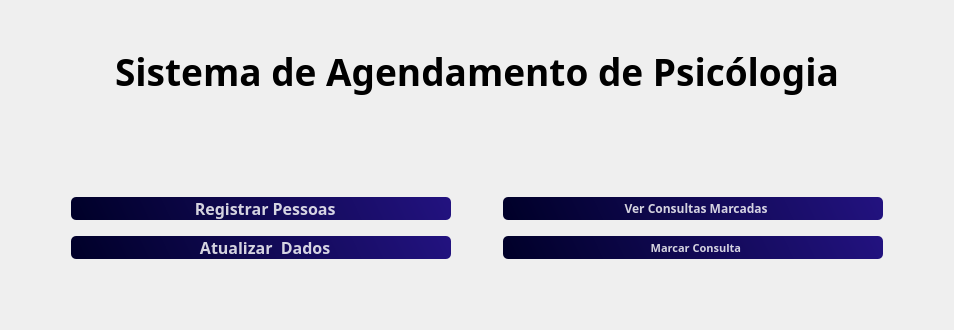
     <widget class="QWidget" name="page_main">
      <property name="minimumSize">
       <size>
        <width>0</width>
        <height>0</height>
       </size>
      </property>
      <layout class="QGridLayout" name="gridLayout">
       <item row="2" column="0">
        <spacer name="horizontalSpacer">
         <property name="orientation">
          <enum>Qt::Horizontal</enum>
         </property>
         <property name="sizeType">
          <enum>QSizePolicy::MinimumExpanding</enum>
         </property>
         <property name="sizeHint" stdset="0">
          <size>
           <width>60</width>
           <height>20</height>
          </size>
         </property>
        </spacer>
       </item>
       <item row="2" column="4">
        <spacer name="horizontalSpacer_2">
         <property name="orientation">
          <enum>Qt::Horizontal</enum>
         </property>
         <property name="sizeType">
          <enum>QSizePolicy::MinimumExpanding</enum>
         </property>
         <property name="sizeHint" stdset="0">
          <size>
           <width>60</width>
           <height>20</height>
          </size>
         </property>
        </spacer>
       </item>
       <item row="0" column="1" colspan="3">
        <widget class="QLabel" name="title_main">
         <property name="minimumSize">
          <size>
           <width>0</width>
           <height>120</height>
          </size>
         </property>
         <property name="maximumSize">
          <size>
           <width>16777215</width>
           <height>120</height>
          </size>
         </property>
         <property name="font">
          <font>
           <family>JetBrains Mono</family>
           <pointsize>28</pointsize>
           <weight>75</weight>
           <bold>true</bold>
          </font>
         </property>
         <property name="styleSheet">
          <string notr="true">background-color: rgb(255, 255, 255, 0);</string>
         </property>
         <property name="text">
          <string>Sistema de Agendamento de Psicólogia</string>
         </property>
         <property name="textFormat">
          <enum>Qt::AutoText</enum>
         </property>
         <property name="scaledContents">
          <bool>false</bool>
         </property>
         <property name="alignment">
          <set>Qt::AlignCenter</set>
         </property>
         <property name="wordWrap">
          <bool>true</bool>
         </property>
        </widget>
       </item>
       <item row="3" column="1">
        <spacer name="verticalSpacer_2">
         <property name="orientation">
          <enum>Qt::Vertical</enum>
         </property>
         <property name="sizeType">
          <enum>QSizePolicy::Fixed</enum>
         </property>
         <property name="sizeHint" stdset="0">
          <size>
           <width>20</width>
           <height>10</height>
          </size>
         </property>
        </spacer>
       </item>
       <item row="1" column="1">
        <spacer name="verticalSpacer">
         <property name="orientation">
          <enum>Qt::Vertical</enum>
         </property>
         <property name="sizeType">
          <enum>QSizePolicy::Fixed</enum>
         </property>
         <property name="sizeHint" stdset="0">
          <size>
           <width>20</width>
           <height>60</height>
          </size>
         </property>
        </spacer>
       </item>
       <item row="2" column="2">
        <spacer name="horizontalSpacer_9">
         <property name="orientation">
          <enum>Qt::Horizontal</enum>
         </property>
         <property name="sizeType">
          <enum>QSizePolicy::Fixed</enum>
         </property>
         <property name="sizeHint" stdset="0">
          <size>
           <width>40</width>
           <height>20</height>
          </size>
         </property>
        </spacer>
       </item>
       <item row="2" column="1">
        <widget class="QPushButton" name="Button_register_main">
         <property name="minimumSize">
          <size>
           <width>380</width>
           <height>0</height>
          </size>
         </property>
         <property name="maximumSize">
          <size>
           <width>16777215</width>
           <height>100</height>
          </size>
         </property>
         <property name="font">
          <font>
           <family>JetBrains Mono</family>
           <pointsize>12</pointsize>
           <weight>75</weight>
           <bold>true</bold>
          </font>
         </property>
         <property name="styleSheet">
          <string notr="true">QPushButton{
	background-color: qlineargradient(spread:pad, x1:0, y1:0.505682, x2:1, y2:0.477, stop:0 rgb(0, 0, 41), stop:1 rgb(34, 18, 127));
	color:rgba(255, 255, 255, 210);
	border-radius:5px;
}

QPushButton:hover{
	background-color: qlineargradient(spread:pad, x1:0, y1:0.505682, x2:1, y2:0.477, stop:0 rgb(17, 9, 84), stop:1 rgb(67, 36, 212));
}

QPushButton:pressed{
	background-color: qlineargradient(spread:pad, x1:0, y1:0.505682, x2:1, y2:0.477, stop:0 rgb(34, 18, 127), stop:1 rgb(0, 0, 41));
}</string>
         </property>
         <property name="text">
          <string>  Registrar Pessoas</string>
         </property>
         <property name="icon">
          <iconset>
           <normaloff>register_icon.png</normaloff>register_icon.png</iconset>
         </property>
         <property name="iconSize">
          <size>
           <width>70</width>
           <height>70</height>
          </size>
         </property>
        </widget>
       </item>
       <item row="4" column="1">
        <widget class="QPushButton" name="Button_update_main">
         <property name="minimumSize">
          <size>
           <width>380</width>
           <height>0</height>
          </size>
         </property>
         <property name="maximumSize">
          <size>
           <width>16777215</width>
           <height>100</height>
          </size>
         </property>
         <property name="font">
          <font>
           <family>JetBrains Mono</family>
           <pointsize>12</pointsize>
           <weight>75</weight>
           <bold>true</bold>
          </font>
         </property>
         <property name="styleSheet">
          <string notr="true">QPushButton{
	background-color: qlineargradient(spread:pad, x1:0, y1:0.505682, x2:1, y2:0.477, stop:0 rgb(0, 0, 41), stop:1 rgb(34, 18, 127));
	color:rgba(255, 255, 255, 210);
	border-radius:5px;
}

QPushButton:hover{
	background-color: qlineargradient(spread:pad, x1:0, y1:0.505682, x2:1, y2:0.477, stop:0 rgb(17, 9, 84), stop:1 rgb(67, 36, 212));
}

QPushButton:pressed{
	background-color: qlineargradient(spread:pad, x1:0, y1:0.505682, x2:1, y2:0.477, stop:0 rgb(34, 18, 127), stop:1 rgb(0, 0, 41));
}</string>
         </property>
         <property name="text">
          <string>  Atualizar  Dados</string>
         </property>
         <property name="icon">
          <iconset>
           <normaloff>user_icon_update.png</normaloff>user_icon_update.png</iconset>
         </property>
         <property name="iconSize">
          <size>
           <width>70</width>
           <height>70</height>
          </size>
         </property>
         <property name="autoDefault">
          <bool>false</bool>
         </property>
         <property name="default">
          <bool>false</bool>
         </property>
         <property name="flat">
          <bool>false</bool>
         </property>
        </widget>
       </item>
       <item row="2" column="3">
        <widget class="QPushButton" name="Button_view_main">
         <property name="minimumSize">
          <size>
           <width>380</width>
           <height>0</height>
          </size>
         </property>
         <property name="maximumSize">
          <size>
           <width>16777215</width>
           <height>100</height>
          </size>
         </property>
         <property name="font">
          <font>
           <family>JetBrains Mono</family>
           <weight>75</weight>
           <bold>true</bold>
          </font>
         </property>
         <property name="styleSheet">
          <string notr="true">QPushButton{
	background-color: qlineargradient(spread:pad, x1:0, y1:0.505682, x2:1, y2:0.477, stop:0 rgb(0, 0, 41), stop:1 rgb(34, 18, 127));
	color:rgba(255, 255, 255, 210);
	border-radius:5px;
}

QPushButton:hover{
	background-color: qlineargradient(spread:pad, x1:0, y1:0.505682, x2:1, y2:0.477, stop:0 rgb(17, 9, 84), stop:1 rgb(67, 36, 212));
}

QPushButton:pressed{
	background-color: qlineargradient(spread:pad, x1:0, y1:0.505682, x2:1, y2:0.477, stop:0 rgb(34, 18, 127), stop:1 rgb(0, 0, 41));
}</string>
         </property>
         <property name="text">
          <string>  Ver Consultas Marcadas</string>
         </property>
         <property name="icon">
          <iconset>
           <normaloff>consulta_icon.png</normaloff>consulta_icon.png</iconset>
         </property>
         <property name="iconSize">
          <size>
           <width>70</width>
           <height>70</height>
          </size>
         </property>
        </widget>
       </item>
       <item row="4" column="3">
        <widget class="QPushButton" name="Button_make_main">
         <property name="minimumSize">
          <size>
           <width>380</width>
           <height>0</height>
          </size>
         </property>
         <property name="maximumSize">
          <size>
           <width>16777215</width>
           <height>100</height>
          </size>
         </property>
         <property name="font">
          <font>
           <family>JetBrains Mono</family>
           <pointsize>8</pointsize>
           <weight>75</weight>
           <bold>true</bold>
           <strikeout>false</strikeout>
           <kerning>true</kerning>
          </font>
         </property>
         <property name="styleSheet">
          <string notr="true">QPushButton{
	background-color: qlineargradient(spread:pad, x1:0, y1:0.505682, x2:1, y2:0.477, stop:0 rgb(0, 0, 41), stop:1 rgb(34, 18, 127));
	color:rgba(255, 255, 255, 210);
	border-radius:5px;
}

QPushButton:hover{
	background-color: qlineargradient(spread:pad, x1:0, y1:0.505682, x2:1, y2:0.477, stop:0 rgb(17, 9, 84), stop:1 rgb(67, 36, 212));
}

QPushButton:pressed{
	background-color: qlineargradient(spread:pad, x1:0, y1:0.505682, x2:1, y2:0.477, stop:0 rgb(34, 18, 127), stop:1 rgb(0, 0, 41));
}</string>
         </property>
         <property name="text">
          <string>  Marcar Consulta</string>
         </property>
         <property name="icon">
          <iconset>
           <normaloff>make_icon.png</normaloff>make_icon.png</iconset>
         </property>
         <property name="iconSize">
          <size>
           <width>70</width>
           <height>70</height>
          </size>
         </property>
         <property name="autoRepeat">
          <bool>false</bool>
         </property>
        </widget>
       </item>
       <item row="5" column="1">
        <spacer name="verticalSpacer_21">
         <property name="orientation">
          <enum>Qt::Vertical</enum>
         </property>
         <property name="sizeType">
          <enum>QSizePolicy::Fixed</enum>
         </property>
         <property name="sizeHint" stdset="0">
          <size>
           <width>20</width>
           <height>60</height>
          </size>
         </property>
        </spacer>
       </item>
      </layout>
     </widget>
